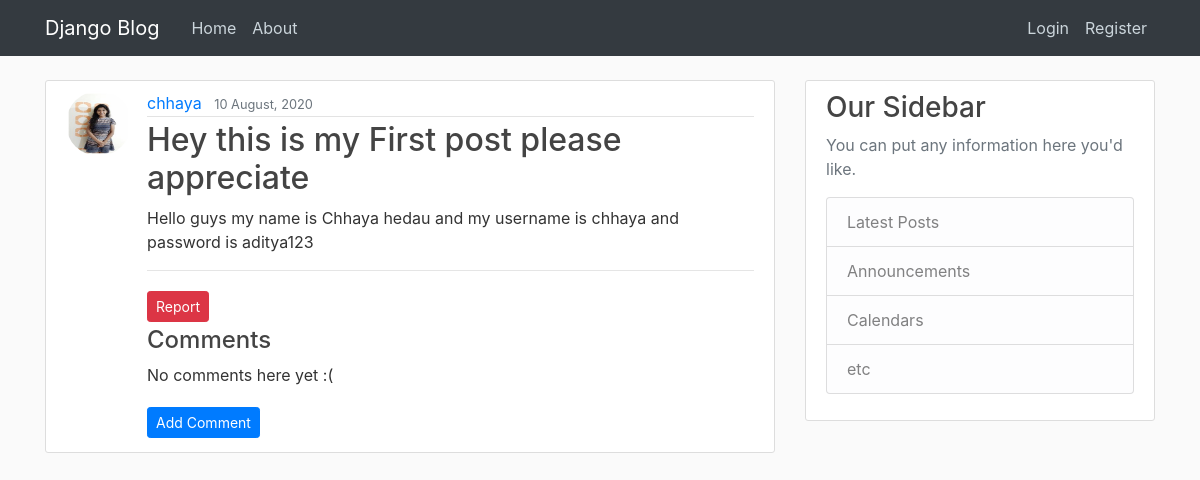
Before: /post/10/ with the older database file.
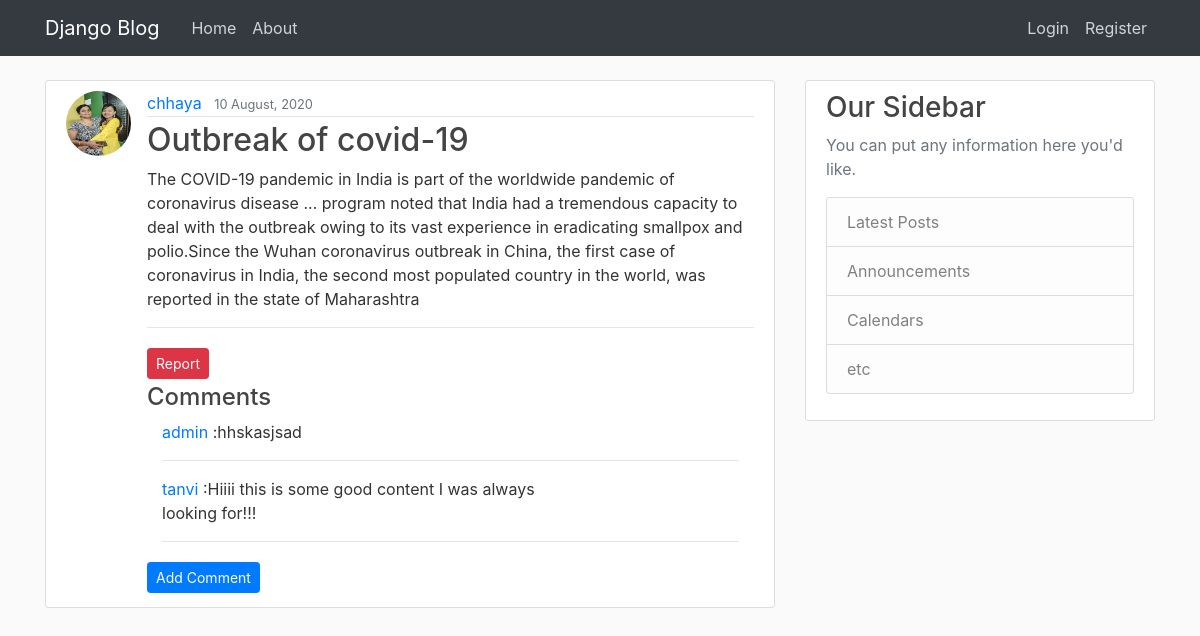
After: the same page with the newer database file.
### blog/models.py (models this page shows, shortened)
class Post(models.Model):
	title=models.CharField(max_length=100)
	content=models.TextField()
	date_posted=models.DateTimeField(default=timezone.now)
	author=models.ForeignKey(User,on_delete=models.CASCADE)

class Comment(models.Model):
	post=models.ForeignKey(Post, on_delete=models.CASCADE,related_name='comments')
	text=models.TextField()
	comment_date = models.DateTimeField(default=timezone.now)
	author=models.ForeignKey(User,on_delete=models.CASCADE)

### users/models.py (models this page shows, shortened)
class Profile(models.Model):
	user=models.OneToOneField(User,on_delete=models.CASCADE)
	image=models.ImageField(default='default.jpg',upload_to='profile_pics')
	firstname=models.CharField(max_length=10,default='First name')
	lastname=models.CharField(max_length=10,default='Last name')

### blog/views.py (the view)
# urls.py: path('post/<int:pk>/', PostDetailView.as_view(), name='post-detail'),
class PostDetailView(DetailView):
	model=Post

### blog/templates/blog/post_detail.html (shortened to what this page needs)
{% extends "blog/base.html" %} {% block content %}
<div>
  <div>
    <article class="media content-section">
      <img
        class="rounded-circle article-img"
        src="{{object.author.profile.image.url}}"
      />
      <div class="media-body">
        <div class="article-metadata">
          <a class="mr-2" href="{% url 'user-posts' object.author.username %}"
            >{{ object.author }}</a
          >
          <small class="text-muted"
            >{{ object.date_posted|date:"d F, Y" }}</small
          >
        </div>
        <h2 class="article-title">{{ object.title }}</h2>
        <p class="article-content">{{ object.content }}</p>
        <hr />
        {% if object.author != user %}
        <div>
          <a
            href="{% url 'add-report' object.pk %}"
            class="btn btn-danger btn-sm mt-1 mb-1"
            >Report</a
          >
        </div>
        {% endif %}
        <h4>Comments</h4>
        {% for comment in object.comments.all %}
        <div class="container">
          <div class="row">
            <div class="col-8">
              <a href="#">{{comment.author}}</a> :{{ comment.text }}
            </div>
            <div class="col ml-4">
            </div>
          </div>
          <hr />
        </div>
        {% empty %}
        <p>No comments here yet :(</p>
        {% endfor %}
        <a
          href="{% url 'add-comment' object.id %}"
          class="btn btn-primary btn-sm mt-1 mb-1"
          >Add Comment</a
        >
      </div>
    </article>
  </div>
</div>
{% endblock content%}

Changed rows visible on the page:
changed Post "chhaya": author.profile.image: a different picture; title "Hey this is my First post please appreciate" → "Outbreak of covid-19"; content "Hello guys my name is Chhaya hedau and my username is chhaya and password is aditya123" → "The COVID-19 pandemic in India is part of the worldwide pandemic of coronavirus disease ... program noted that India had a tremendous capacity to deal with the outbreak owing to its vast experience in eradicating smallpox and polio.Since the Wuhan coronavirus outbreak in China, the first case of coronavirus in India, the second most populated country in the world, was reported in the state of Maharashtra"
added Comment: author "admin", text "hhskasjsad"
added Comment: author "tanvi", text "Hiiii this is some good content I was always looking for!!!"
Other visible differences:
text no longer shown: "No comments here yet :("
